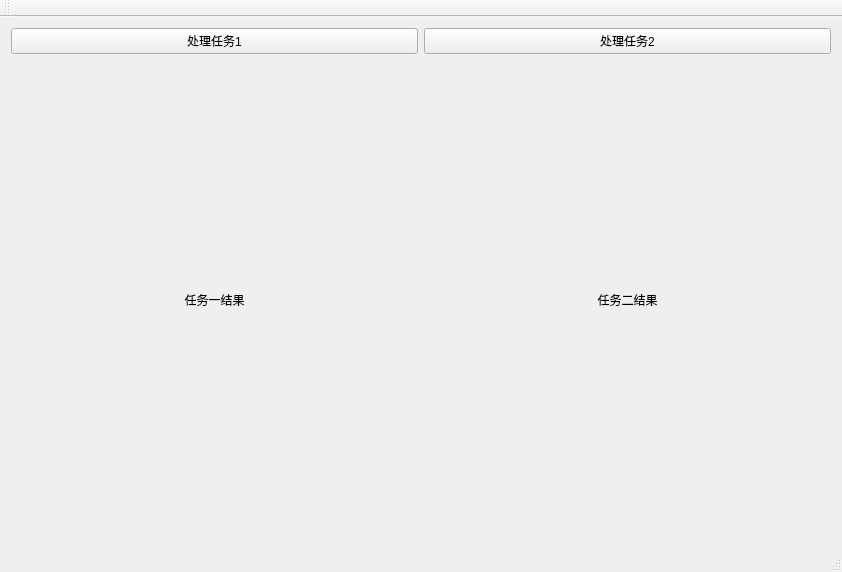
<?xml version="1.0" encoding="UTF-8"?>
<ui version="4.0">
 <class>ThreadPoolClass</class>
 <widget class="QMainWindow" name="ThreadPoolClass">
  <property name="geometry">
   <rect>
    <x>0</x>
    <y>0</y>
    <width>842</width>
    <height>572</height>
   </rect>
  </property>
  <property name="windowTitle">
   <string>ThreadPool</string>
  </property>
  <widget class="QWidget" name="centralWidget">
   <layout class="QGridLayout" name="gridLayout">
    <item row="0" column="0">
     <widget class="QPushButton" name="pushButton_1">
      <property name="text">
       <string>处理任务1</string>
      </property>
     </widget>
    </item>
    <item row="0" column="1">
     <widget class="QPushButton" name="pushButton_2">
      <property name="text">
       <string>处理任务2</string>
      </property>
     </widget>
    </item>
    <item row="1" column="0">
     <widget class="QLabel" name="label_1">
      <property name="text">
       <string>任务一结果</string>
      </property>
      <property name="alignment">
       <set>Qt::AlignCenter</set>
      </property>
     </widget>
    </item>
    <item row="1" column="1">
     <widget class="QLabel" name="label_2">
      <property name="text">
       <string>任务二结果</string>
      </property>
      <property name="alignment">
       <set>Qt::AlignCenter</set>
      </property>
     </widget>
    </item>
   </layout>
  </widget>
  <widget class="QMenuBar" name="menuBar">
   <property name="geometry">
    <rect>
     <x>0</x>
     <y>0</y>
     <width>842</width>
     <height>23</height>
    </rect>
   </property>
  </widget>
  <widget class="QToolBar" name="mainToolBar">
   <attribute name="toolBarArea">
    <enum>TopToolBarArea</enum>
   </attribute>
   <attribute name="toolBarBreak">
    <bool>false</bool>
   </attribute>
  </widget>
  <widget class="QStatusBar" name="statusBar"/>
 </widget>
 <layoutdefault spacing="6" margin="11"/>
 <resources>
  <include location="threadpool.qrc"/>
 </resources>
 <connections/>
</ui>
